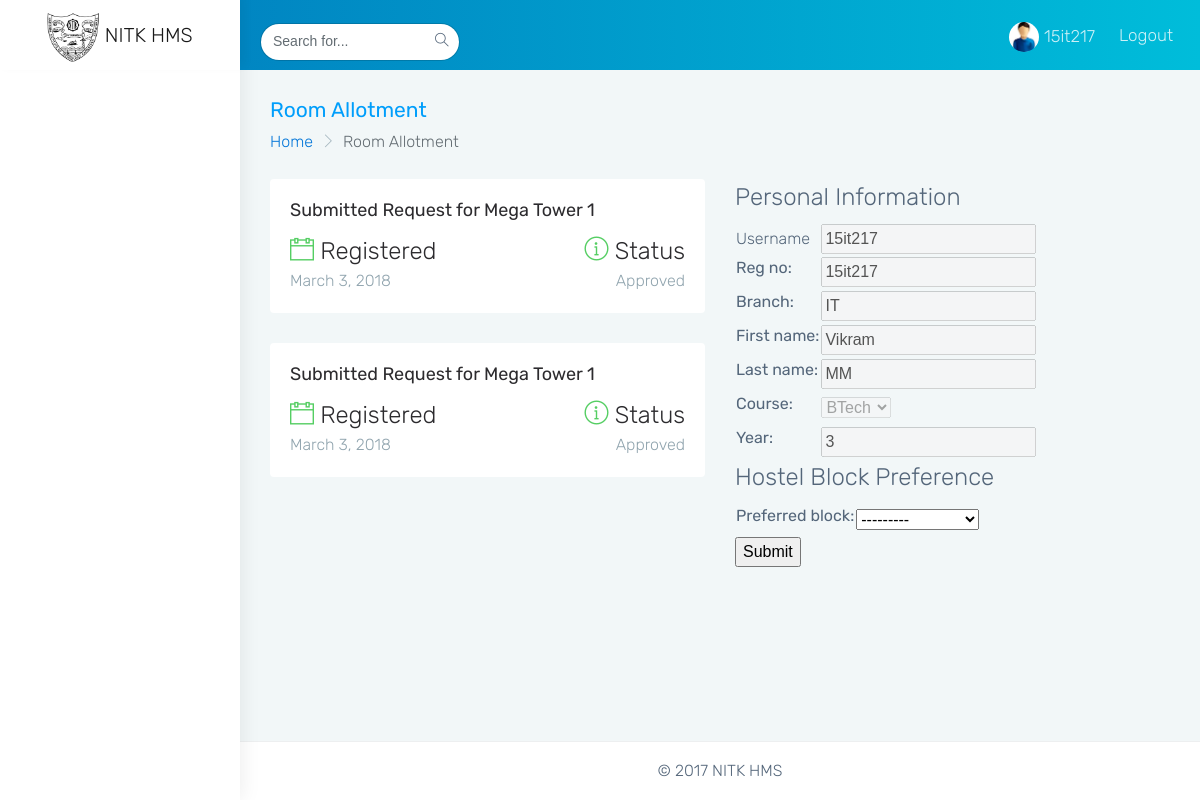
The page /hms/room_allotment/ (signed in) on the database its author committed.
### HMSApp/models.py (models this page shows, shortened)
class RoomAllotment(models.Model):
	student = models.ForeignKey(Student, on_delete=models.CASCADE)
	preferred_block = models.ForeignKey(HostelBlock, on_delete=models.CASCADE, related_name='preference')
	allotted_block = models.ForeignKey(HostelBlock, on_delete=models.CASCADE, related_name='allotted', null=True)
	status = models.CharField(max_length=50)
	room_no = models.IntegerField(null=True)
	date = models.DateTimeField(auto_now_add=True, null=True)

class HostelBlock(models.Model):
	block_name = models.CharField(max_length=50)
	occupancy = models.IntegerField()
	total_rooms = models.IntegerField()
	allotted_rooms = models.IntegerField()
	def __str__(self):
		return self.block_name

class Student(models.Model):
	COURSE_CHOICES = (
    ('BTech', 'BTech'),
    ('MTech', 'MTech'),
    ('PhD', 'PhD'),
	)
	user = models.OneToOneField(User, models.CASCADE)
	reg_no = models.CharField(max_length=10, blank=True)
	branch = models.CharField(max_length=20,blank=True)
	first_name = models.CharField(max_length=50,blank=True)
	last_name = models.CharField(max_length=50,blank=True)
	course = models.CharField(max_length=10,blank=True, choices=COURSE_CHOICES)
	year = models.IntegerField(blank=True, null=True)

### HMSApp/views.py (the view)
class RoomAllotmentView(View):
	def get(self, request):
		form = ProfileForm(instance=request.user.student)
		room_preference_form = RoomAllotmentForm
		request_status = RoomAllotment.objects.filter(student=request.user.student)
		return render(request, 'HMSApp/room_allotment.html', {'form':form, 'preference_form':room_preference_form, 'request_status':request_status})
	def post(self, request):
		form = RoomAllotmentForm(request.POST)
		new_request = form.save(commit=False)
		new_request.student = request.user.student
		new_request.status = "Approval Pending"
		new_request.save()
		return redirect('/hms/room_allotment')

### HMSApp/forms.py
class ProfileForm(ModelForm):
	class Meta:
		model = Student
		exclude = ['user']

### HMSApp/templates/HMSApp/room_allotment.html (shortened to what this page needs)
{% extends 'HMSApp/index.html' %}
{% block dashboard %}
	<div class="row page-titles">
	    <div class="col-md-6 col-8 align-self-center">
	        <h3 class="text-themecolor m-b-0 m-t-0">Room Allotment</h3>
	        <ol class="breadcrumb">
	            <li class="breadcrumb-item"><a href="javascript:void(0)">Home</a></li>
	            <li class="breadcrumb-item active">Room Allotment</li>
	        </ol>
	    </div>
	</div>
	<div class="row">
                    <div class="col-sm">
                    {% if request_status %}
                    {% for req in request_status %}
                     <div class="row">
                      <div class="col-sm">
                      <a href='#'>
                        <div class="card" >
                            <div class="card-block">
                                <h4 class="card-title">Submitted Request for {{ req.preferred_block }}</h4>
                                <div>
                                 <div class="text-left" style='display: inline-block;'>
                                    <h2 class="font-light m-b-0"><i class="ti-calendar text-success"></i> Registered</h2>
                                    <span class="text-muted">{{req.date.date}}</span>
                                </div>
                                <div class="text-right" style='display: inline-block; float: right'>
                                    <h2 class="font-light m-b-0"><i class="ti-info-alt text-success"></i> Status</h2>
                                    <span class="text-muted">{{req.status}}</span>
                                </div>
                              	</div>
                            </div>
                        </div>
                      </a>
                     </div>
                     </div>
                     {% endfor %}
                     {% endif %}
                    </div>
                    <div class="col-sm">
                      <form method="POST" action="">
						<fieldset disabled="">
						<legend>Personal Information</legend>
						<table>
						<tr>
						<td>Username</td><td><input type='text' value='{{ request.user.username }} ' disabled></td>
						</tr>
						{% for element in form %}
						<tr>
							<td>{{ element.label_tag }}</td><td>{{ element }}</td>
						</tr>
						{% endfor %}
						</table>
						</fieldset>
						<fieldset>
						<legend>Hostel Block Preference</legend>
						<table>
						{% for element in preference_form %}
						<tr>
							<td>{{ element.label_tag }}</td><td>{{ element }}</td>
						</tr>
						{% endfor %}
						</table>
						<input type="submit" name="">
						</fieldset>
					  </form>
                    </div>
                </div>
{% endblock %}

### HMSApp/templates/HMSApp/index.html (shortened to what this page needs)
{% extends 'HMSApp/base.html' %}
{% load static %}
{% block content %}
<head>
    <link href="{% static 'HMSApp/' %}assets/plugins/bootstrap/css/bootstrap.min.css" rel="stylesheet">
    <link href="{% static 'HMSApp/' %}css/style.css" rel="stylesheet">
    <link href="{% static 'HMSApp/' %}css/colors/blue.css" id="theme" rel="stylesheet">
</head>
<body class="fix-header fix-sidebar card-no-border">
    <div id="main-wrapper">
        <header class="topbar">
            <nav class="navbar top-navbar navbar-toggleable-sm navbar-light">
                <div class="navbar-header">
                    <a class="navbar-brand" href="/hms">
                        <b>
                            <img src="{% static 'HMSApp/assets/images/nitk-logo.png' %} " class="dark-logo" height="50" />
                        </b>
                        <span>
                           NITK HMS
                        </span>
                    </a>
                </div>
                <div class="navbar-collapse">
                    <ul class="navbar-nav mr-auto mt-md-0 ">
                        <li class="nav-item hidden-sm-down">
                            <form class="app-search p-l-20">
                                <input type="text" class="form-control" placeholder="Search for..."> <a class="srh-btn"><i class="ti-search"></i></a>
                            </form>
                        </li>
                    </ul>
                    <ul class="navbar-nav my-lg-0">
                        <li class="nav-item dropdown">
                            <a class="nav-link dropdown-toggle text-muted waves-effect waves-dark" href="/hms/profile/" data-toggle="dropdown" aria-haspopup="true" aria-expanded="false"><img src="{% static 'HMSApp/'%}assets/images/users/user.jpg" alt="user" class="profile-pic m-r-5" />{{ request.user.username }}</a>
                        </li>
                        <li class="nav-item">
                            <a class="nav-link" href="/logout">Logout</a>
                        </li>
                    </ul>
                </div>
            </nav>
        </header>
        <aside class="left-sidebar">
            <div class="scroll-sidebar">
            </div>
        </aside>
        <div class="page-wrapper">
            <div class="container-fluid">
                {% block dashboard %}
                                {% endblock %}
            </div>
            <footer class="footer text-center">
                © 2017 NITK HMS
            </footer>
        </div>
    </div>
</body>
{% endblock %}

### HMSApp/static/HMSApp/css/colors/blue.css (style rules this page uses)
.topbar { background: #009efb; background: -moz-linear-gradient(left, #0178bc 0%, #00bdda 100%); background: -webkit-linear-gradient(left, #0178bc 0%, #00bdda 100%); background: linear-gradient(to right, #0178bc 0%, #00bdda 100%); }
.topbar .navbar-header { background: #ffffff; box-shadow: 4px -4px 10px rgba(0, 0, 0, 0.05); }
.topbar .navbar-light .navbar-nav .nav-item > a.nav-link { color: rgba(255, 255, 255, 0.8) !important; }
.text-themecolor { color: #009efb !important; }

### rows shown on the page
RoomAllotment: preferred_block "Mega Tower 1", date "March 3, 2018", status "Approved"
RoomAllotment: preferred_block "Mega Tower 1", date "March 3, 2018", status "Approved"
Student: form "15it217" "IT" "Vikram" "MM" "BTech" "3"

### other values the page prints
{{ request.user.username }} "15it217"
{{ element.label_tag }} "Reg no:" "Branch:" "First name:" "Last name:" "Course:" "Year:"
{{ element.label_tag }} "Preferred block:"
